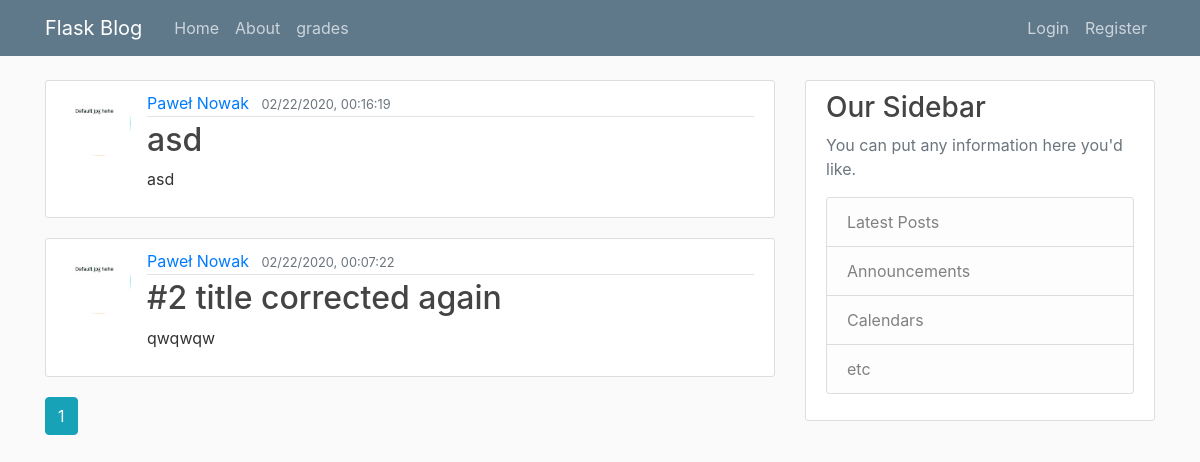
Page /home on the earlier database version.
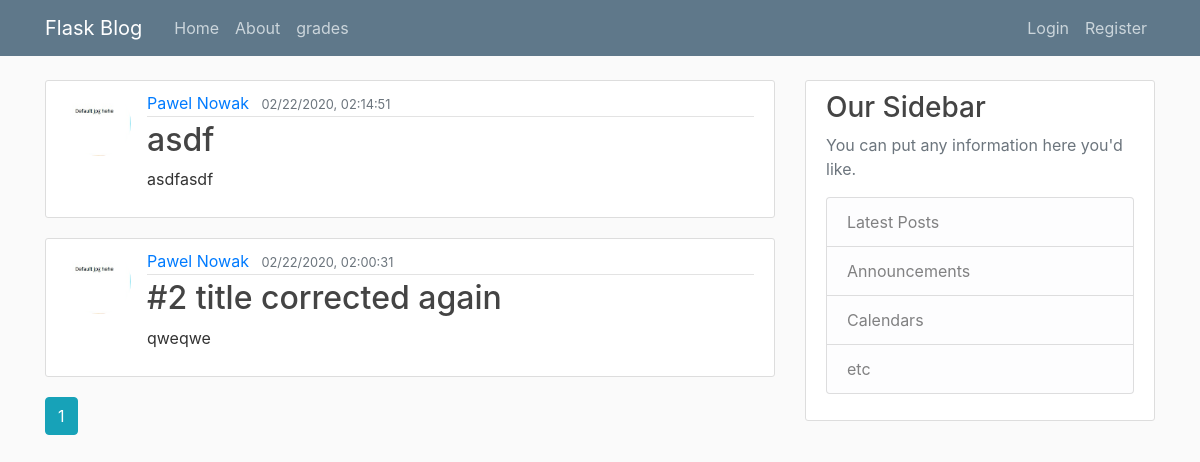
Same page on the later database version.
### flaskblog/models.py (models this page shows, shortened)
class Post(db.Model):
    id = db.Column(db.Integer, primary_key=True)
    title = db.Column(db.String(100), nullable=False)
    date_posted = db.Column(db.DateTime, nullable=False, default=datetime.utcnow)
    content = db.Column(db.Text, nullable=False)
    user_id = db.Column(db.Integer, db.ForeignKey('user.id'), nullable=False)

class User(db.Model, UserMixin):
    id = db.Column(db.Integer, primary_key=True)
    username = db.Column(db.String(20), unique=True, nullable=False)
    email = db.Column(db.String(120), unique=True, nullable=False)
    image_file = db.Column(db.String(20), nullable=False, default='default.jpg')
    password = db.Column(db.String(60), nullable=False)
    posts = db.relationship('Post', backref='author', lazy=True)
    first_name = db.Column(db.String(50), nullable=False)
    last_name = db.Column(db.String(50), nullable=False)

### flaskblog/routes.py (the view)
@app.route("/")
@app.route("/home")
def home():
    page = request.args.get('page', 1, type=int)
    posts = Post.query.order_by(Post.date_posted.desc()).paginate(page=page, per_page=5)
    print(posts)
    return render_template('home.html', posts=posts)

### flaskblog/templates/home.html
{% extends "layout.html" %}
{% block content %}
    {% for post in posts.items %}
        <article class="media content-section">
          <img class="rounded-circle article-img" src="{{ url_for('static', filename='profile_pics/' + post.author.image_file) }}">
          <div class="media-body">
            <div class="article-metadata">
              <a class="mr-2" href="{{ url_for('user_posts', username=post.author.username) }}">{{ post.author.first_name + ' ' + post.author.last_name }}</a>
              <small class="text-muted">{{ post.date_posted.strftime("%m/%d/%Y, %H:%M:%S") }}</small>
            </div>
            <h2><a class="article-title" href="{{ url_for('post', post_id=post.id) }}">{{ post.title }}</a></h2>
            <p class="article-content">{{ post.content }}</p>
          </div>
        </article>
    {% endfor %}
    {% for page_num in posts.iter_pages(left_edge=1, right_edge=1, left_current=1, right_current=2) %}
      {% if page_num %}
        {% if posts.page == page_num %}
          <a class="btn btn-info mb-4" href="{{ url_for('home', page=page_num) }}">{{ page_num }}</a>
        {% else %}
          <a class="btn btn-outline-info mb-4" href="{{ url_for('home', page=page_num) }}">{{ page_num }}</a>
        {% endif %}
      {% else %}
        ...
      {% endif %}
    {% endfor %}
{% endblock content %}

### flaskblog/templates/layout.html (shortened to what this page needs)
<!DOCTYPE html>
<html>
<head>
    <link rel="stylesheet" href="https://maxcdn.bootstrapcdn.com/bootstrap/4.0.0/css/bootstrap.min.css">
    <link rel="stylesheet" type="text/css" href="{{ url_for('static', filename='main.css') }}">
</head>
<body>
    <header class="site-header">
      <nav class="navbar navbar-expand-md navbar-dark bg-steel fixed-top">
        <div class="container">
          <a class="navbar-brand mr-4" href="/">Flask Blog</a>
          <div class="collapse navbar-collapse" id="navbarToggle">
            <div class="navbar-nav mr-auto">
              <a class="nav-item nav-link" href="{{ url_for('home') }}">Home</a>
              <a class="nav-item nav-link" href="{{ url_for('about') }}">About</a>
              <a class="nav-item nav-link" href="{{ url_for('grades') }}">grades</a>
            </div>
            <div class="navbar-nav">
              {% if current_user.is_authenticated %}
                <a class="nav-item nav-link" href="{{ url_for('new_post') }}">New Post</a>
                <a class="nav-item nav-link" href="{{ url_for('account') }}"> {{ current_user.username }} </a>
                <a class="nav-item nav-link" href="{{ url_for('logout') }}">Logout</a>
              {% else %}
                <a class="nav-item nav-link" href="{{ url_for('login') }}">Login</a>
                <a class="nav-item nav-link" href="{{ url_for('register') }}">Register</a>
              {% endif %}
            </div>
          </div>
        </div>
      </nav>
    </header>
    <main role="main" class="container">
      <div class="row">
        <div class="col-md-8">
          {% block content %}{% endblock %}
        </div>
        <div class="col-md-4">
          <div class="content-section">
            <h3>Our Sidebar</h3>
            <p class='text-muted'>You can put any information here you'd like.
              <ul class="list-group">
                <li class="list-group-item list-group-item-light">Latest Posts</li>
                <li class="list-group-item list-group-item-light">Announcements</li>
                <li class="list-group-item list-group-item-light">Calendars</li>
                <li class="list-group-item list-group-item-light">etc</li>
              </ul>
            </p>
          </div>
        </div>
      </div>
    </main>
</body>
</html>

### flaskblog/static/main.css (style rules this page uses)
body { background: #fafafa; color: #333333; margin-top: 5rem; }
h1, h2, h3, h4, h5, h6 { color: #444444; }
.bg-steel { background-color: #5f788a; }
.site-header .navbar-nav .nav-link { color: #cbd5db; }
.content-section { background: #ffffff; padding: 10px 20px; border: 1px solid #dddddd; border-radius: 3px; margin-bottom: 20px; }
.article-title { color: #444444; }
.article-content { white-space: pre-line; }
.article-img { height: 65px; width: 65px; margin-right: 16px; }
.article-metadata { padding-bottom: 1px; margin-bottom: 4px; border-bottom: 1px solid #e3e3e3 }

Differences in the rows shown:
changed Post: author "Paweł Nowak" → "Pawel Nowak"; date_posted "02/22/2020, 00:16:19" → "02/22/2020, 02:14:51"; title "asd" → "asdf"; content "asd" → "asdfasdf"
changed Post "#2 title corrected again": author "Paweł Nowak" → "Pawel Nowak"; date_posted "02/22/2020, 00:07:22" → "02/22/2020, 02:00:31"; content "qwqwqw" → "qweqwe"
